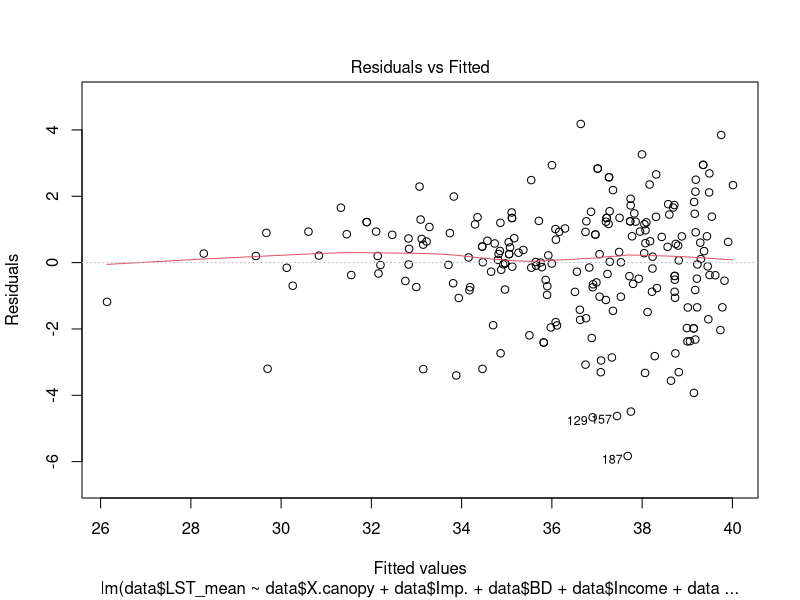
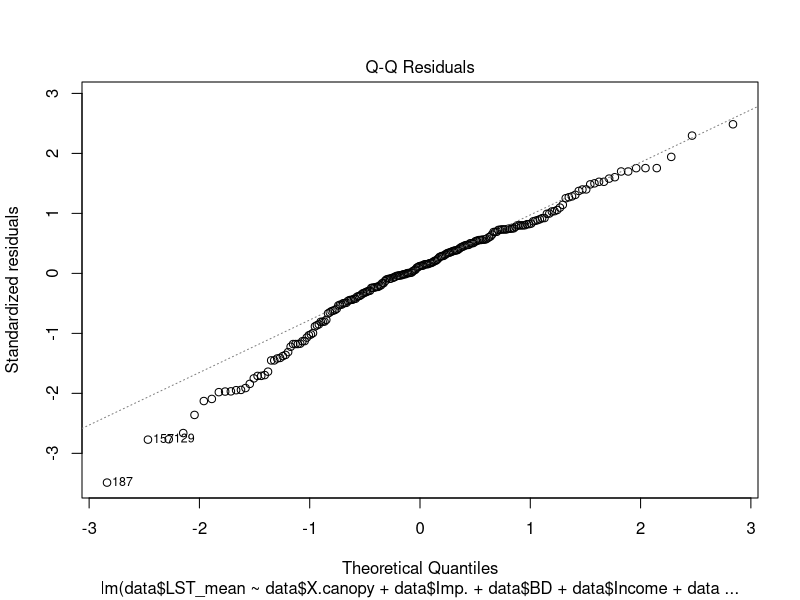
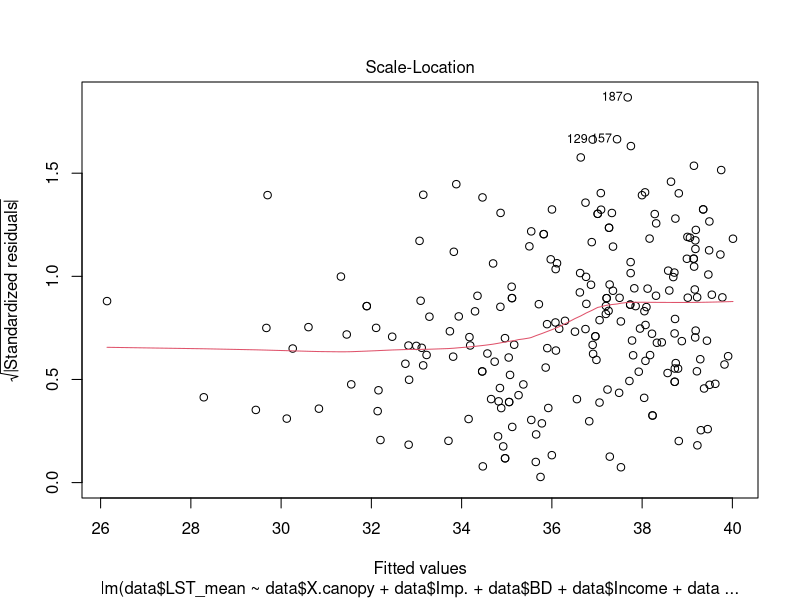
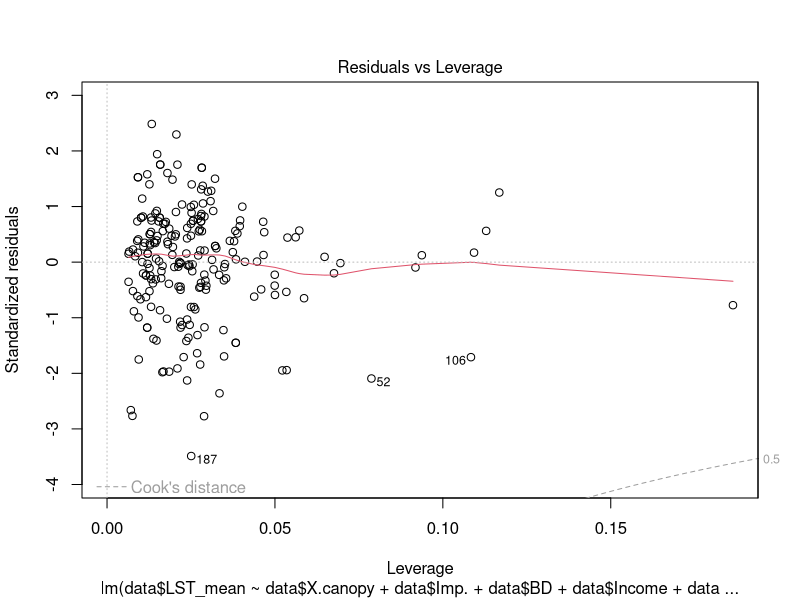
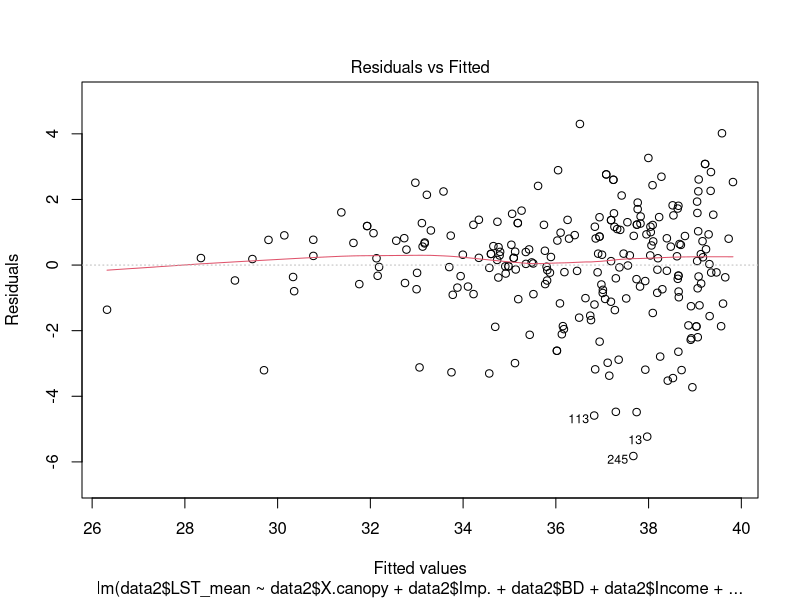
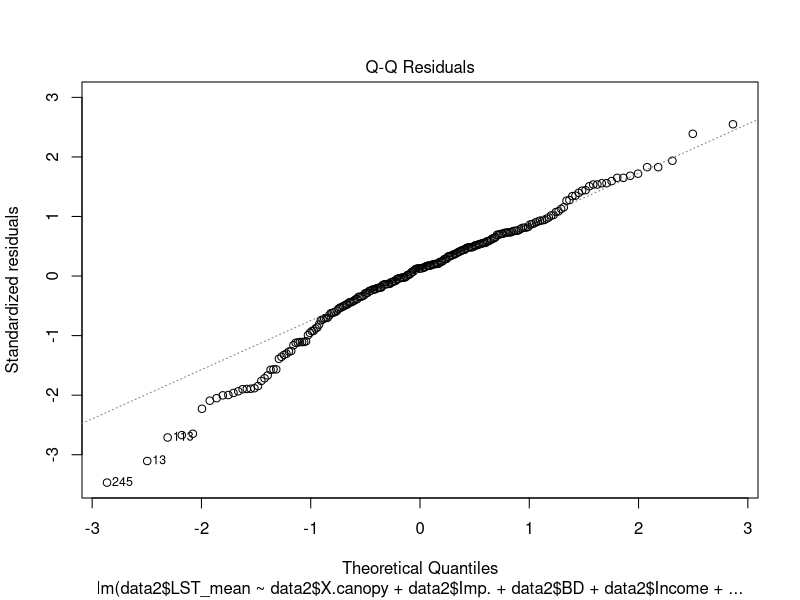
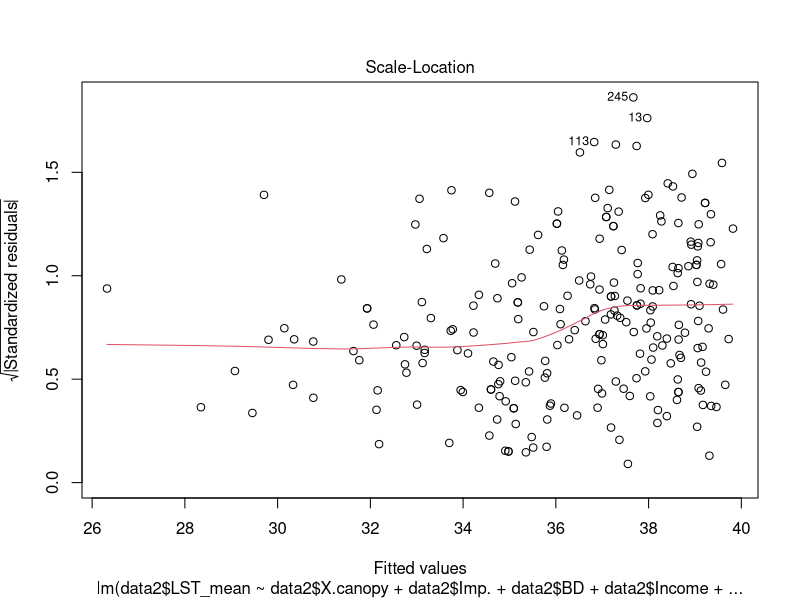
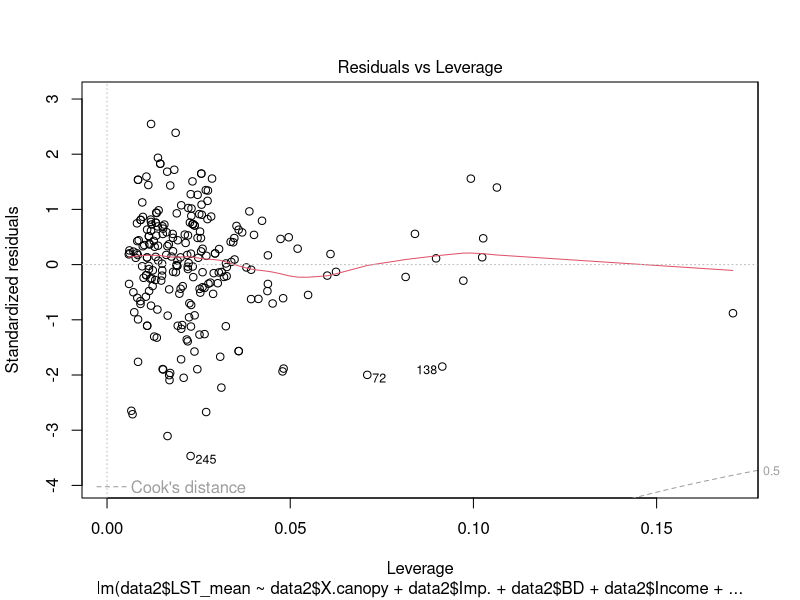

Write R code to recreate these figures, in order. (Note: this script raises an error after producing the figures.)
data<-read.csv("Data/shortlist_data_0727.csv")
#View(data)

data2<-read.csv("Data/compiled_data_0727.csv")
#View(data2)

###################LST#######################
LST.model<-lm(data$LST_mean~data$X.canopy+data$Imp.+data$BD+data$Income+data$river.distance..meters.)
summary(LST.model)
plot(LST.model)

LST2.model<-lm(data2$LST_mean~data2$X.canopy+data2$Imp.+data2$BD+data2$Income+data2$river.distance..meters.)
summary(LST2.model)
plot(LST2.model)

##the diagnostic plots actually look good here, a linear model could work well
##worked with both shortlist and longlist data
##all variables included had significant p values, removing any weakened the model

##testing out some possible interactions:

LST3.model<-lm(data$LST_mean~(data$X.canopy*data$Imp.)+data$BD+data$Income+data$river.distance..meters.)
summary(LST3.model)
##the interaction is not significant, makes the model weaker

library(mgcv)
Lst.gam<-gam(LST_mean~X.canopy+Imp.+s(BD)+Income+
               s(river.distance..meters.), data=data,
             method="REML")
summary(Lst.gam)
gam.check(Lst.gam)
plot(Lst.gam)
##gam model isn't really better than linear model (adj. r2 were 0.01 different)
##according to gam, the terms all either linear or nearly linear

##############################NO2######################
NO2.model<-lm(data$NO2_mean~data$Road.+data$Income+data$petrochem_distance+data$BD)
summary(NO2.model)
plot(NO2.model)
##diagnostics don't look so great
##log transform didn't help, neither did sqrt
##including canopy cover weakened the model
##inclduing impervious cover made no difference to the model
##inclduing NDVI weakened the model

NO2.ranked<-rank(data$NO2_mean)
ranked.data<-data.frame(NO2_mean=data$NO2_mean, NO2_ranked=NO2.ranked, income=data$Income,
                        BD=data$BD, petrochem=data$petrochem_distance, road=data$Road.)
View(ranked.data)

lm.no2.ranked<-lm(NO2_ranked~BD+petrochem+road+income, data=ranked.data)
summary(lm.no2.ranked)
plot(lm.no2.ranked)
##rank transform helped but still not perfect

library(mgcv)
NO2.gam<-gam(data$NO2_mean~data$BD+s(data$petrochem_distance, k=9)+
               s(data$Income, k=27)+s(data$Imp., k=9)
               +data$X.canopy)
summary(NO2.gam)
plot(NO2.gam)

plot(NO2.gam, residuals=TRUE, pch=1, seWithMean = TRUE)

gam.check(NO2.gam)
##diagnostic plots look pretty good
##including NDVI did not change the model
##removing Road% had no impact on the model

NO2.gam2<-gam(data2$NO2_mean~data2$BD+s(data2$petrochem_distance, k=9)+
                s(data2$Income, k=35)+s(data2$Imp., k=9)
              +data2$X.canopy)
summary(NO2.gam2)

gam.check(NO2.gam2)

plot(NO2.gam2, residuals=TRUE, pch=1, shade = TRUE, shade.col="blue")

##seems to work on full dataset too, but I had to increase k even more for income

##want to check what happens if I remove BD from the equation:

NO2.gam3<-gam(data2$NO2_mean~s(data2$petrochem_distance, k=9)+
                s(data2$Income, k=28))
summary(NO2.gam3)
gam.check(NO2.gam3)

##basically same result but I was able to make k lower, deviance explained increased by <1%

##########################GS#######################
GS.model<-lm(sqrt(data$nearest_M)~data$BD+data$Income)
summary(GS.model)
plot(GS.model)
##diagnostic plots iffy
##sqrt transform seems to help 
##log transform did not help
##rank transform did not help

GS.gam<-gam(data$nearest_M~s(data$BD)+s(data$Income))
summary(GS.gam)
plot(GS.gam, residuals=TRUE, pch=1)
gam.check(GS.gam)
##diagnostic plots not looking so great, maybe don't use this

GS.lm2<-lm(sqrt(data$nearest_M)~data$BD*data$Income)
summary(GS.lm2)
plot(GS.lm2)
##still not great but better than first linear model, qqplot doesn't look normal

GS.ranked<-rank(data$nearest_M)
GS.ranked.data<-data.frame(GS=GS.ranked, Income=data$Income, BD=data$BD)
View(GS.ranked.data)
GS.lm2.ranked<-lm(GS.ranked.data$GS~GS.ranked.data$Income*GS.ranked.data$BD)
plot(GS.lm2.ranked)
summary(GS.lm2.ranked)
##same issue as above, qqplot doesn't look normal

##Trying GS as continuous variable:
plot(data$Distance_M~data$BD)
abline(GS0)
GS<-lm(Distance_M~BD+Income, data=data)
GS0<-lm(Distance_M~BD, data=data)
summary(GS0)
plot(GS0)
summary(GS)
plot(GS)
##definitely not normally distributed 

GS.cont.gam<-gam(Distance_M~BD+s(Income, k=30), data=data)
plot(GS.cont.gam)
summary(GS.cont.gam)
gam.check(GS.cont.gam)
##doesn't look too good

##Testing new GS metric
GS_percent<-lm(data2$GS.~data2$BD)
plot(data2$GS.~data2$BD)
abline(GS_percent)
summary(GS_percent)
##no trends with either BD or Income
